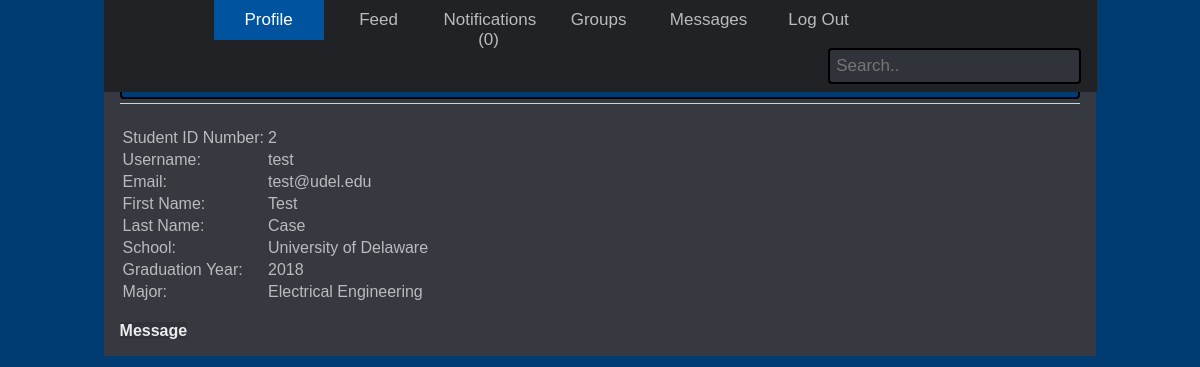
Screenshot of /profile/user?id=2 (signed in) with the database file from the repository.
### tables this page shows
CREATE TABLE user (
  id INTEGER PRIMARY KEY AUTOINCREMENT,
  username TEXT UNIQUE NOT NULL,
  password TEXT NOT NULL,
  fname TEXT NOT NULL,
  lname TEXT NOT NULL,
  school TEXT NOT NULL,
  gradyear INTEGER NOT NULL,
  major TEXT NOT NULL,
  email TEXT NOT NULL,
  notifs INTEGER DEFAULT 0
);

### studybreak/user.py (the view)
@bp.route('/user', methods=('GET', 'POST'))
@login_required
def profile():
    user = get_user(request.args.get('id', None))
    return render_template('profile/user.html', user=user, active="profile")

### studybreak/auth.py (called while the page is built)
def login_required(view):
    @functools.wraps(view)
    def wrapped_view(**kwargs):
        if g.user is None:
            return redirect(url_for('auth.login'))
        return view(**kwargs)
    return wrapped_view

@bp.before_app_request
def load_logged_in_user():
    user_id = session.get('user_id')
    g.memberlist = []
    if user_id is None:
        g.user = None
    else:
        g.user = get_db().execute(
            'SELECT * FROM user WHERE id = ?', (user_id,)
        ).fetchone()
        g.grouplist = get_subscribed_groups(format(int(user_id), '05'))
        try:
            g.memberlist = get_subscribed_members(g.grouplist[0])
        except:
            print()

### studybreak/db.py (called while the page is built)
def get_db():
    if 'db' not in g:
        g.db = sqlite3.connect(
            current_app.config['DATABASE'],
            detect_types=sqlite3.PARSE_DECLTYPES
        )
        g.db.row_factory = sqlite3.Row
    return g.db

### studybreak/group.py (called while the page is built)
def get_subscribed_groups(uid):
    group_list = []
    db = get_db()
    garray = db.execute('SELECT * FROM groups WHERE members IS NOT NULL ORDER BY gname').fetchall()
    for row in garray:
        if str(uid) in row[2]:
            group_list.append(row[1])
    return group_list

def get_subscribed_members(gname):
    member_list = []
    id_list = []
    members = []
    db = get_db()
    marray = db.execute('SELECT members FROM groups WHERE gname = ?', (gname,)).fetchone()
    if marray[0] is not None:
        members = marray[0].split(',')
        for user_id in members:
            member = db.execute('SELECT fname, lname FROM user WHERE id = ?', (user_id,)).fetchone()
            if member is not None:
                name = member[0] + ' ' + member[1]
                member_list.append(name)
                id_list.append(user_id)
    return member_list, id_list

### studybreak/user.py (called while the page is built)
def get_user(uid):
    db = get_db()
    user = db.execute(
        'SELECT id, username, fname, lname, school, gradyear, major, email FROM user WHERE id = ?', (uid,)
    ).fetchone()
    return user

### studybreak/templates/profile/user.html
{% extends 'base.html' %}
{% block header %}
  <h1>{% block title %}Profile{% endblock %}</h1>
{% endblock %}
{% block content %}
    <br>
    <table>
            <tr>
                <th></th>
                <th></th>
            </tr>
            <tr>
                <td>Student ID Number:</td>
                <td>{{ user[0] }}</td>
            </tr>
            <tr>
                <td>Username:</td>
                <td>{{ user[1] }}</td>
            </tr>
            <tr>
                <td>Email:</td>
                <td>{{ user[7] }}</td>
            </tr>
            <tr>
                <td>First Name:</td>
                <td>{{ user[2] }}</td>
            </tr>
            <tr>
                <td>Last Name:</td>
                <td>{{ user[3] }}</td>
            </tr>
            <tr>
                <td>School:</td>
                <td>{{ user[4] }}</td>
            </tr>
            <tr>
                <td>Graduation Year:</td>
                <td>{{ user[5] }}</td>
            </tr>
            <tr>
                <td>Major:</td>
                <td>{{ user[6] }}</td>
            </tr>
    </table>
    <br>
    {% if g.user['id'] == user[0] %}
        <a href="{{ url_for('profile.edit') }}">Edit Profile</a><br><br>
        <a href="{{ url_for('profile.change_pass') }}">Change Password</a>
        <hr>
        <form action="{{ url_for('profile.deleteAccount') }}">
        <input class="danger" type="submit" value="Delete" onclick="return confirm('Are you sure?');">
        </form>
    {% else %}
        <a href="{{ url_for('pm.tryConv', id=user[0]) }}">Message</a>
    {% endif %}
{% endblock %}

### studybreak/templates/base.html (shortened to what this page needs)
<!doctype html>
<link rel="stylesheet" href="{{ url_for('static', filename='style.css') }}">
<div class="topnav">
    <a class="{% if active=='home' %}active{%endif %}" href="{{ url_for('index') }}">
      <img src="https://cdn.discordapp.com/attachments/574782032962519064/576136389972721674/studybreaklogostarter.png" style="width:70px;height:14px;">
    </a>
    {% if g.user %}
    <a class="{% if active=='profile' %}active{%endif %}" href="{{ url_for('profile.profile', id=g.user['id']) }}">Profile</a>
    <a class="{% if active=='feed' %}active{%endif %}" href="{{ url_for('blog.index') }}">Feed</a>
    <a class="{% if active=='notif' %}active{% elif g.user['notifs'] %}notif{% endif %}" href="{{ url_for('notif.index') }}">Notifications ({{ g.user['notifs'] }})</a>
    <a class="{% if active=='groups' %}active{%endif %}" href="{{ url_for('groups.load_groups') }}">Groups</a>
    <a class="{% if active=='messages' %}active{%endif %}" href="{{ url_for('pm.getConvs') }}">Messages</a>
    <a href="{{ url_for('auth.logout') }}">Log Out</a>
    {% else %}
      <a class="{% if active=='register' %}active{%endif %}" href="{{ url_for('auth.register') }}">Register</a>
      <a class="{% if active=='login' %}active{%endif %}" href="{{ url_for('auth.login') }}">Log In</a>
    {% endif %}
    <form action="{{ url_for('auth.search') }}" method="POST">
    <div class="search-container">
        <input type="text" placeholder="Search.." name="search" id="search">
    </div>
    </form>
  </div>
<section class="content">
  <header>
    {% block header %}{% endblock %}
  </header>
  {% block content %}{% endblock %}
</section>

### studybreak/static/style.css (style rules this page uses)
h1, h2, h3, h4, h5, h6 { font-family: serif; color: white; width: 100% padding: 20px 26px; display: block; background-color: #003c71; text-align: center; align: center; margin: 1rem 0; border-radius: 4px; border: 2px solid black; }
a { color: #ececed; background-color: #303339; padding: none; text-decoration: none; font-weight: bold; }
input { color: #ececed; align: center; background-color: #303339; border: 2px solid black; border-radius: 4px; margin: 8px 0; box-sizing: border-box; font-size: 15px; padding: 12px 20px; width: 35%; }
.content { color: #b9bbbe; padding: 0 1rem 1rem; }
.content > header { border-bottom: 1px solid lightgray; display: flex; align-items: flex-end; }
.content > header h1 { flex: auto; margin: 1rem 0 0.25rem 0; }
.content:last-child { margin-bottom: 0; }
.topnav { overflow: hidden; background-color: #202225; position: fixed; top: 0; display: inline; overflow: hidden; padding: 0; list-style-type: none; margin: 0; width: 82.8%; max-width: 1080px; }
.topnav a { float: left; display: block; color: #b9bbbe; font-weight: normal; background-color: #202225; text-align: center; padding: 10px; text-decoration: none; font-size: 17px; display: block; width: 90px; height: 100%; }
.topnav a.active { background-color: #00539f; color: white; }
.topnav .search-container { float: right; }
.topnav input[type=text] { padding: 6px; width: 100%; border: 2px solid black; margin-top: 8px; margin-right: 16px; font-size: 17px; float: right; }

### rows the page displays
user: user.notifs "0"
user: id "2", username "test", email "test@udel.edu", fname "Test", lname "Case", school "University of Delaware", gradyear "2018", major "Electrical Engineering"
